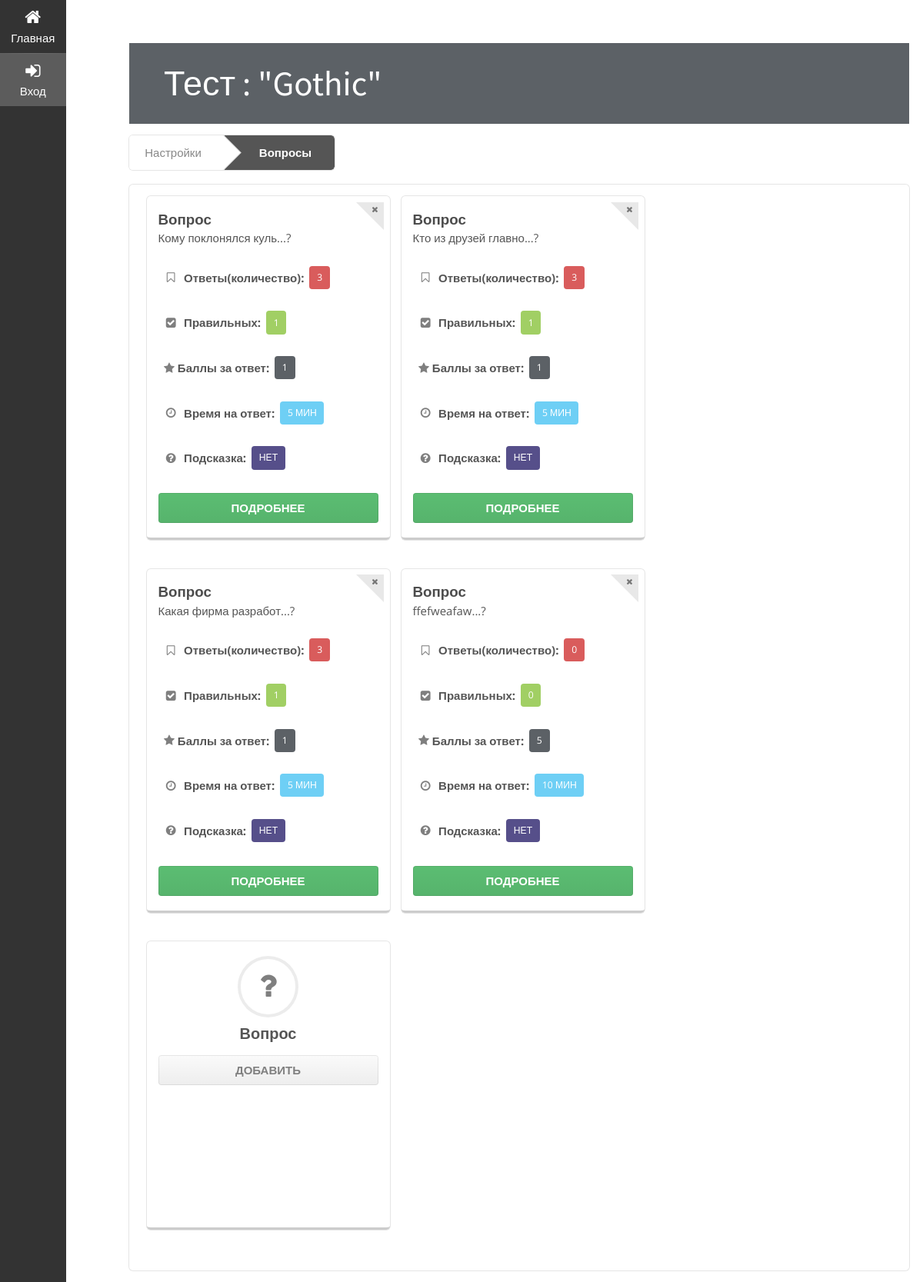
Page /constructor/test/3/questions/ on the earlier database version.
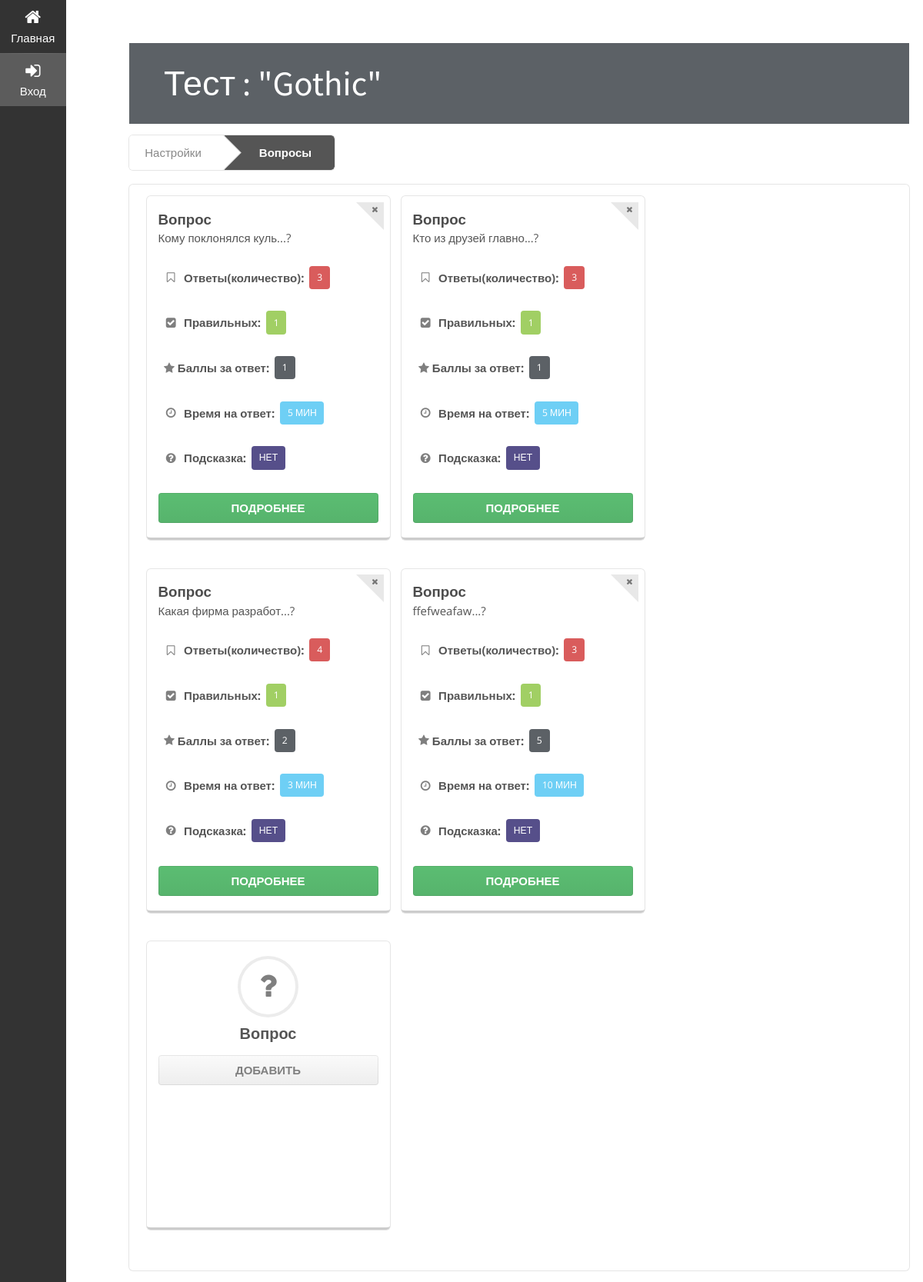
Same page on the later database version.
### constructor/models.py (models this page shows, shortened)
class Query(models.Model):
	text = models.TextField()
	test = models.ForeignKey(Test)
	help = models.TextField(blank=True)
	time = models.IntegerField(default=5)
	point = models.IntegerField(default=1)

### constructor/views.py (the view)
# urls.py: url(r'^test/(?P<id>\d+)/questions/$', queries_test),
def queries_test(request, id):
	sign_in = check_sign_in(request)
	test = Test.objects.get(id=id)
	queries = map(get_answers, Query.objects.filter(test = test))
	return render_to_response('test/queries.html', {'login': sign_in, 'test': test, 'queries': queries})

### constructor/views.py (called while the page is built)
def get_answers(query):
	answers = Answer.objects.filter(query=query)
	result = {
		'query': query,
		'answers': {
			'all': len(answers),
			'correct': len(list(filter(lambda answer: answer.correct, answers)))
		}
	}
	return result

### testsConstructor/helpers.py (called while the page is built)
def check_sign_in(request):
	if "user" in request.session:
		result = request.session.get('user')
	else:
		result = False
	return result

### constructor/templates/test/queries.html (shortened to what this page needs)
{% extends 'main.html' %}
{% block content %}
	<div class="ui grid">
		<div class="fourteen wide column">
			<h1 class="ui inverted black block header">
				Тест : "{{test.title}}"
			</h1>
			<div class="ui steps">
				<div class="ui step" data-testID = "{{test.id}}" id = 'settings'>
					Настройки
				</div>
				<div class="ui active step">
					Вопросы
				</div>
			</div>
			<div class="ui segment">
				<div class="ui items">
				{% for item in queries %}
					<div class="item">
						<div class="image">
							<a class="like ui corner label" data-id = "{{item.query.id}}">
								<i class="remove icon"></i>
							</a>
						</div>
						<div class="content">
							<div class="name">
								Вопрос
							</div>
							{{item.query.text|slice:":20"}}...?
							{% include 'test/query_items.html' %}
							<a href = "edit/{{item.query.id}}/" class="ui button green fluid">
								Подробнее
							</a>
						</div>
					</div>
				{% endfor %}
				<div class="item">
					<div class="content">
						<div class="ui icon center aligned header">
							<i class="circular question icon"></i>Вопрос
						</div>
						<a href="add/" class="ui button fluid">Добавить</a>
					</div>
				</div>
				</div>
			</div>
		</div>
	</div>
{% endblock %}

### constructor/templates/test/query_items.html
<div class = 'ui animated list'>
	<div class="item">
		<div class="content">
			<div class="header">
				<i class="bookmark empty icon"></i>
				Ответы(количество):
				<a class = 'ui red label'>{{item.answers.all}}</a>
			</div>
		</div>
	</div>
	<div class="item">
		<div class="content">
			<div class="header">
				<i class="checkmark sign icon"></i>
				Правильных:
				<a class = 'ui green label'>{{item.answers.correct}}</a>
			</div>
		</div>
	</div>
	<div class="item">
		<div class="content">
			<div class="header">
				<i class="star icon"></i>
				Баллы за ответ:
				<a class = 'ui black label'>{{item.query.point}}</a>
			</div>
		</div>
	</div>
	<div class="item">
		<div class="content">
			<div class="header">
				<i class="time icon"></i>
				Время на ответ:
				<a class = 'ui blue label'>{{item.query.time}} мин</a>
			</div>
		</div>
	</div>
	<div class="item">
		<div class="content">
			<div class="header">
				<i class="help icon"></i>
				Подсказка:
				{% if item.query.helps %}
				<a class = 'ui teal label'>ДА</a>
				{% else %}
				<a class = 'ui purple label'>НЕТ</a>
				{% endif %}
			</div>
		</div>
	</div>
</div>

Differences in the rows shown:
changed Query "Какая фирма разработ": answers.all "3" → "4"; query.point "1" → "2"; query.time "5" → "3"
computed for Query "ffefweafaw": answers.all "0" → "3"; answers.correct "0" → "1"
